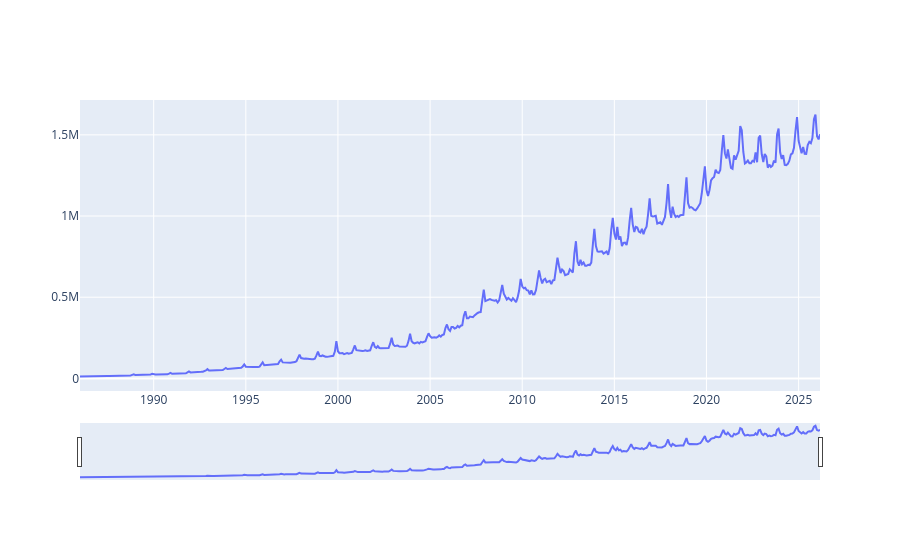

Notebook cell for this chart:
### Code cell
fig = go.Figure()
no_plot = fig.add_trace(
    go.Scatter(x = ts_moneda.index.tolist(), y = ts_moneda.values.tolist()) #, mode = 'lines+markers')
)

no_plot = fig.update_xaxes(rangeslider_visible=True)
fig.show()

### Figure 1 — Plotly figure (JSON) as saved in the notebook; plotly's stock layout.template omitted (floating-point values rounded to 4 significant figures; data arrays with more than 128 entries replaced by an {"elided": "..."} marker saying what was removed)
{"data": [{"type": "scatter", "x": {"elided": "483 str values"}, "y": {"elided": "483 float values"}}], "layout": {"xaxis": {"rangeslider": {"visible": true}}}}
